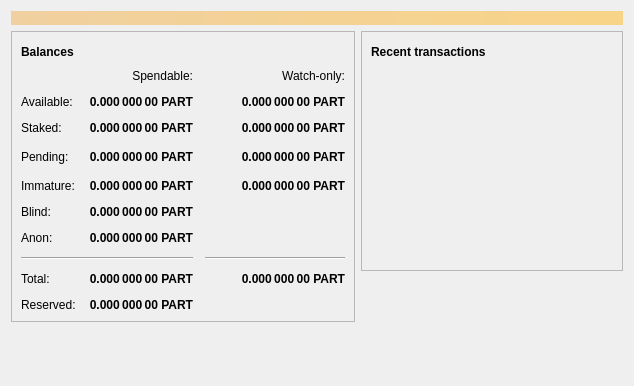
<?xml version="1.0" encoding="UTF-8"?>
<ui version="4.0">
 <class>OverviewPage</class>
 <widget class="QWidget" name="OverviewPage">
  <property name="geometry">
   <rect>
    <x>0</x>
    <y>0</y>
    <width>634</width>
    <height>386</height>
   </rect>
  </property>
  <property name="windowTitle">
   <string>Form</string>
  </property>
  <layout class="QVBoxLayout" name="topLayout">
   <item>
    <widget class="QLabel" name="labelAlerts">
     <property name="visible">
      <bool>false</bool>
     </property>
     <property name="styleSheet">
      <string notr="true">QLabel { background-color: qlineargradient(x1: 0, y1: 0, x2: 1, y2: 0, stop:0 #F0D0A0, stop:1 #F8D488); color:#000000; }</string>
     </property>
     <property name="wordWrap">
      <bool>true</bool>
     </property>
     <property name="margin">
      <number>3</number>
     </property>
     <property name="textInteractionFlags">
      <set>Qt::TextSelectableByMouse</set>
     </property>
    </widget>
   </item>
   <item>
    <layout class="QHBoxLayout" name="horizontalLayout" stretch="1,1">
     <item>
      <layout class="QVBoxLayout" name="verticalLayout_2">
       <item>
        <widget class="QFrame" name="frame">
         <property name="frameShape">
          <enum>QFrame::StyledPanel</enum>
         </property>
         <property name="frameShadow">
          <enum>QFrame::Raised</enum>
         </property>
         <layout class="QVBoxLayout" name="verticalLayout_4">
          <item>
           <layout class="QHBoxLayout" name="horizontalLayout_4">
            <item>
             <widget class="QLabel" name="label_5">
              <property name="font">
               <font>
                <weight>75</weight>
                <bold>true</bold>
               </font>
              </property>
              <property name="text">
               <string>Balances</string>
              </property>
             </widget>
            </item>
            <item>
             <widget class="QPushButton" name="labelWalletStatus">
              <property name="enabled">
               <bool>true</bool>
              </property>
              <property name="maximumSize">
               <size>
                <width>30</width>
                <height>16777215</height>
               </size>
              </property>
              <property name="toolTip">
               <string>The displayed information may be out of date. Your wallet automatically synchronizes with the Vpub network after a connection is established, but this process has not completed yet.</string>
              </property>
              <property name="text">
               <string/>
              </property>
              <property name="icon">
               <iconset>
                <normaloff>:/icons/warning</normaloff>
                <disabledoff>:/icons/warning</disabledoff>:/icons/warning</iconset>
              </property>
              <property name="iconSize">
               <size>
                <width>24</width>
                <height>24</height>
               </size>
              </property>
              <property name="flat">
               <bool>true</bool>
              </property>
             </widget>
            </item>
            <item>
             <spacer name="horizontalSpacer_3">
              <property name="orientation">
               <enum>Qt::Horizontal</enum>
              </property>
              <property name="sizeHint" stdset="0">
               <size>
                <width>40</width>
                <height>20</height>
               </size>
              </property>
             </spacer>
            </item>
           </layout>
          </item>
          <item>
           <layout class="QGridLayout" name="gridLayout">
            <property name="spacing">
             <number>12</number>
            </property>
            <item row="2" column="1">
             <widget class="QLabel" name="labelStaked">
              <property name="font">
               <font>
                <weight>75</weight>
                <bold>true</bold>
               </font>
              </property>
              <property name="cursor">
               <cursorShape>IBeamCursor</cursorShape>
              </property>
              <property name="toolTip">
               <string>Your current staked balance</string>
              </property>
              <property name="text">
               <string notr="true">0.000 000 00 PART</string>
              </property>
              <property name="alignment">
               <set>Qt::AlignRight|Qt::AlignTrailing|Qt::AlignVCenter</set>
              </property>
              <property name="textInteractionFlags">
               <set>Qt::LinksAccessibleByMouse|Qt::TextSelectableByKeyboard|Qt::TextSelectableByMouse</set>
              </property>
             </widget>
            </item>
            <item row="2" column="2">
             <widget class="QLabel" name="labelWatchStaked">
              <property name="font">
               <font>
                <weight>75</weight>
                <bold>true</bold>
               </font>
              </property>
              <property name="cursor">
               <cursorShape>IBeamCursor</cursorShape>
              </property>
              <property name="toolTip">
               <string>Your current watch-only staked balance</string>
              </property>
              <property name="text">
               <string notr="true">0.000 000 00 PART</string>
              </property>
              <property name="alignment">
               <set>Qt::AlignRight|Qt::AlignTrailing|Qt::AlignVCenter</set>
              </property>
              <property name="textInteractionFlags">
               <set>Qt::LinksAccessibleByMouse|Qt::TextSelectableByKeyboard|Qt::TextSelectableByMouse</set>
              </property>
             </widget>
            </item>
            <item row="4" column="2">
             <widget class="QLabel" name="labelWatchImmature">
              <property name="font">
               <font>
                <weight>75</weight>
                <bold>true</bold>
               </font>
              </property>
              <property name="cursor">
               <cursorShape>IBeamCursor</cursorShape>
              </property>
              <property name="toolTip">
               <string>Mined balance in watch-only addresses that has not yet matured</string>
              </property>
              <property name="text">
               <string notr="true">0.000 000 00 PART</string>
              </property>
              <property name="alignment">
               <set>Qt::AlignRight|Qt::AlignTrailing|Qt::AlignVCenter</set>
              </property>
              <property name="textInteractionFlags">
               <set>Qt::LinksAccessibleByMouse|Qt::TextSelectableByKeyboard|Qt::TextSelectableByMouse</set>
              </property>
             </widget>
            </item>
            <item row="3" column="3">
             <spacer name="horizontalSpacer_2">
              <property name="orientation">
               <enum>Qt::Horizontal</enum>
              </property>
              <property name="sizeHint" stdset="0">
               <size>
                <width>40</width>
                <height>20</height>
               </size>
              </property>
             </spacer>
            </item>
            <item row="4" column="1">
             <widget class="QLabel" name="labelImmature">
              <property name="font">
               <font>
                <weight>75</weight>
                <bold>true</bold>
               </font>
              </property>
              <property name="cursor">
               <cursorShape>IBeamCursor</cursorShape>
              </property>
              <property name="toolTip">
               <string>Mined balance that has not yet matured</string>
              </property>
              <property name="text">
               <string notr="true">0.000 000 00 PART</string>
              </property>
              <property name="alignment">
               <set>Qt::AlignRight|Qt::AlignTrailing|Qt::AlignVCenter</set>
              </property>
              <property name="textInteractionFlags">
               <set>Qt::LinksAccessibleByMouse|Qt::TextSelectableByKeyboard|Qt::TextSelectableByMouse</set>
              </property>
             </widget>
            </item>
            <item row="3" column="2">
             <widget class="QLabel" name="labelWatchPending">
              <property name="font">
               <font>
                <weight>75</weight>
                <bold>true</bold>
               </font>
              </property>
              <property name="cursor">
               <cursorShape>IBeamCursor</cursorShape>
              </property>
              <property name="toolTip">
               <string>Unconfirmed transactions to watch-only addresses</string>
              </property>
              <property name="text">
               <string notr="true">0.000 000 00 PART</string>
              </property>
              <property name="alignment">
               <set>Qt::AlignRight|Qt::AlignTrailing|Qt::AlignVCenter</set>
              </property>
              <property name="textInteractionFlags">
               <set>Qt::LinksAccessibleByMouse|Qt::TextSelectableByKeyboard|Qt::TextSelectableByMouse</set>
              </property>
             </widget>
            </item>
            <item row="3" column="1">
             <widget class="QLabel" name="labelUnconfirmed">
              <property name="font">
               <font>
                <weight>75</weight>
                <bold>true</bold>
               </font>
              </property>
              <property name="cursor">
               <cursorShape>IBeamCursor</cursorShape>
              </property>
              <property name="toolTip">
               <string>Total of transactions that have yet to be confirmed, and do not yet count toward the spendable balance</string>
              </property>
              <property name="text">
               <string notr="true">0.000 000 00 PART</string>
              </property>
              <property name="alignment">
               <set>Qt::AlignRight|Qt::AlignTrailing|Qt::AlignVCenter</set>
              </property>
              <property name="textInteractionFlags">
               <set>Qt::LinksAccessibleByMouse|Qt::TextSelectableByKeyboard|Qt::TextSelectableByMouse</set>
              </property>
             </widget>
            </item>
            <item row="2" column="0">
             <widget class="QLabel" name="labelStakedText">
              <property name="text">
               <string>Staked:</string>
              </property>
             </widget>
            </item>
            <item row="7" column="2">
             <widget class="Line" name="lineWatchBalance">
              <property name="sizePolicy">
               <sizepolicy hsizetype="Preferred" vsizetype="Fixed">
                <horstretch>0</horstretch>
                <verstretch>0</verstretch>
               </sizepolicy>
              </property>
              <property name="minimumSize">
               <size>
                <width>140</width>
                <height>0</height>
               </size>
              </property>
              <property name="orientation">
               <enum>Qt::Horizontal</enum>
              </property>
             </widget>
            </item>
            <item row="8" column="2">
             <widget class="QLabel" name="labelWatchTotal">
              <property name="font">
               <font>
                <weight>75</weight>
                <bold>true</bold>
               </font>
              </property>
              <property name="cursor">
               <cursorShape>IBeamCursor</cursorShape>
              </property>
              <property name="toolTip">
               <string>Current total balance in watch-only addresses</string>
              </property>
              <property name="text">
               <string notr="true">0.000 000 00 PART</string>
              </property>
              <property name="alignment">
               <set>Qt::AlignRight|Qt::AlignTrailing|Qt::AlignVCenter</set>
              </property>
              <property name="textInteractionFlags">
               <set>Qt::LinksAccessibleByMouse|Qt::TextSelectableByKeyboard|Qt::TextSelectableByMouse</set>
              </property>
             </widget>
            </item>
            <item row="8" column="0">
             <widget class="QLabel" name="labelTotalText">
              <property name="text">
               <string>Total:</string>
              </property>
             </widget>
            </item>
            <item row="8" column="1">
             <widget class="QLabel" name="labelTotal">
              <property name="font">
               <font>
                <weight>75</weight>
                <bold>true</bold>
               </font>
              </property>
              <property name="cursor">
               <cursorShape>IBeamCursor</cursorShape>
              </property>
              <property name="toolTip">
               <string>Your current total balance</string>
              </property>
              <property name="text">
               <string notr="true">0.000 000 00 PART</string>
              </property>
              <property name="alignment">
               <set>Qt::AlignRight|Qt::AlignTrailing|Qt::AlignVCenter</set>
              </property>
              <property name="textInteractionFlags">
               <set>Qt::LinksAccessibleByMouse|Qt::TextSelectableByKeyboard|Qt::TextSelectableByMouse</set>
              </property>
             </widget>
            </item>
            <item row="0" column="2">
             <widget class="QLabel" name="labelWatchonly">
              <property name="text">
               <string>Watch-only:</string>
              </property>
              <property name="alignment">
               <set>Qt::AlignRight|Qt::AlignTrailing|Qt::AlignVCenter</set>
              </property>
             </widget>
            </item>
            <item row="7" column="0" colspan="2">
             <widget class="Line" name="line">
              <property name="orientation">
               <enum>Qt::Horizontal</enum>
              </property>
             </widget>
            </item>
            <item row="1" column="0">
             <widget class="QLabel" name="labelBalanceText">
              <property name="text">
               <string>Available:</string>
              </property>
             </widget>
            </item>
            <item row="4" column="0">
             <widget class="QLabel" name="labelImmatureText">
              <property name="text">
               <string>Immature:</string>
              </property>
             </widget>
            </item>
            <item row="1" column="2">
             <widget class="QLabel" name="labelWatchAvailable">
              <property name="font">
               <font>
                <weight>75</weight>
                <bold>true</bold>
               </font>
              </property>
              <property name="cursor">
               <cursorShape>IBeamCursor</cursorShape>
              </property>
              <property name="toolTip">
               <string>Your current balance in watch-only addresses</string>
              </property>
              <property name="text">
               <string notr="true">0.000 000 00 PART</string>
              </property>
              <property name="alignment">
               <set>Qt::AlignRight|Qt::AlignTrailing|Qt::AlignVCenter</set>
              </property>
              <property name="textInteractionFlags">
               <set>Qt::LinksAccessibleByMouse|Qt::TextSelectableByKeyboard|Qt::TextSelectableByMouse</set>
              </property>
             </widget>
            </item>
            <item row="3" column="0">
             <widget class="QLabel" name="labelPendingText">
              <property name="text">
               <string>Pending:</string>
              </property>
             </widget>
            </item>
            <item row="0" column="1">
             <widget class="QLabel" name="labelSpendable">
              <property name="text">
               <string>Spendable:</string>
              </property>
              <property name="alignment">
               <set>Qt::AlignRight|Qt::AlignTrailing|Qt::AlignVCenter</set>
              </property>
             </widget>
            </item>
            <item row="5" column="0">
             <widget class="QLabel" name="labelBlindBalanceText">
              <property name="text">
               <string>Blind:</string>
              </property>
             </widget>
            </item>
            <item row="5" column="1">
             <widget class="QLabel" name="labelBlindBalance">
              <property name="font">
               <font>
                <weight>75</weight>
                <bold>true</bold>
               </font>
              </property>
              <property name="cursor">
               <cursorShape>IBeamCursor</cursorShape>
              </property>
              <property name="toolTip">
               <string>Your current spendable blinded balance</string>
              </property>
              <property name="text">
               <string notr="true">0.000 000 00 PART</string>
              </property>
              <property name="alignment">
               <set>Qt::AlignRight|Qt::AlignTrailing|Qt::AlignVCenter</set>
              </property>
              <property name="textInteractionFlags">
               <set>Qt::LinksAccessibleByMouse|Qt::TextSelectableByKeyboard|Qt::TextSelectableByMouse</set>
              </property>
             </widget>
            </item>
            <item row="6" column="0">
             <widget class="QLabel" name="labelAnonText">
              <property name="text">
               <string>Anon:</string>
              </property>
             </widget>
            </item>
            <item row="6" column="1">
             <widget class="QLabel" name="labelAnonBalance">
              <property name="font">
               <font>
                <weight>75</weight>
                <bold>true</bold>
               </font>
              </property>
              <property name="cursor">
               <cursorShape>IBeamCursor</cursorShape>
              </property>
              <property name="toolTip">
               <string>Your current spendable anon balance</string>
              </property>
              <property name="text">
               <string notr="true">0.000 000 00 PART</string>
              </property>
              <property name="alignment">
               <set>Qt::AlignRight|Qt::AlignTrailing|Qt::AlignVCenter</set>
              </property>
              <property name="textInteractionFlags">
               <set>Qt::LinksAccessibleByMouse|Qt::TextSelectableByKeyboard|Qt::TextSelectableByMouse</set>
              </property>
             </widget>
            </item>
            <item row="1" column="1">
             <widget class="QLabel" name="labelBalance">
              <property name="font">
               <font>
                <weight>75</weight>
                <bold>true</bold>
               </font>
              </property>
              <property name="cursor">
               <cursorShape>IBeamCursor</cursorShape>
              </property>
              <property name="toolTip">
               <string>Your current spendable balance</string>
              </property>
              <property name="text">
               <string notr="true">0.000 000 00 PART</string>
              </property>
              <property name="alignment">
               <set>Qt::AlignRight|Qt::AlignTrailing|Qt::AlignVCenter</set>
              </property>
              <property name="textInteractionFlags">
               <set>Qt::LinksAccessibleByMouse|Qt::TextSelectableByKeyboard|Qt::TextSelectableByMouse</set>
              </property>
             </widget>
            </item>
            <item row="9" column="0">
             <widget class="QLabel" name="labelReservedText">
              <property name="text">
               <string>Reserved:</string>
              </property>
             </widget>
            </item>
            <item row="9" column="1">
             <widget class="QLabel" name="labelReserved">
              <property name="font">
               <font>
                <weight>75</weight>
                <bold>true</bold>
               </font>
              </property>
              <property name="cursor">
               <cursorShape>IBeamCursor</cursorShape>
              </property>
              <property name="toolTip">
               <string>Your current spendable balance</string>
              </property>
              <property name="text">
               <string notr="true">0.000 000 00 PART</string>
              </property>
              <property name="alignment">
               <set>Qt::AlignRight|Qt::AlignTrailing|Qt::AlignVCenter</set>
              </property>
              <property name="textInteractionFlags">
               <set>Qt::LinksAccessibleByMouse|Qt::TextSelectableByKeyboard|Qt::TextSelectableByMouse</set>
              </property>
             </widget>
            </item>
           </layout>
          </item>
         </layout>
        </widget>
       </item>
       <item>
        <spacer name="verticalSpacer">
         <property name="orientation">
          <enum>Qt::Vertical</enum>
         </property>
         <property name="sizeHint" stdset="0">
          <size>
           <width>20</width>
           <height>40</height>
          </size>
         </property>
        </spacer>
       </item>
      </layout>
     </item>
     <item>
      <layout class="QVBoxLayout" name="verticalLayout_3">
       <item>
        <widget class="QFrame" name="frame_2">
         <property name="frameShape">
          <enum>QFrame::StyledPanel</enum>
         </property>
         <property name="frameShadow">
          <enum>QFrame::Raised</enum>
         </property>
         <layout class="QVBoxLayout" name="verticalLayout">
          <item>
           <layout class="QHBoxLayout" name="horizontalLayout_2">
            <item>
             <widget class="QLabel" name="label_4">
              <property name="font">
               <font>
                <weight>75</weight>
                <bold>true</bold>
               </font>
              </property>
              <property name="text">
               <string>Recent transactions</string>
              </property>
             </widget>
            </item>
            <item>
             <widget class="QPushButton" name="labelTransactionsStatus">
              <property name="enabled">
               <bool>true</bool>
              </property>
              <property name="maximumSize">
               <size>
                <width>30</width>
                <height>16777215</height>
               </size>
              </property>
              <property name="toolTip">
               <string>The displayed information may be out of date. Your wallet automatically synchronizes with the Vpub network after a connection is established, but this process has not completed yet.</string>
              </property>
              <property name="text">
               <string/>
              </property>
              <property name="icon">
               <iconset>
                <normaloff>:/icons/warning</normaloff>
                <disabledoff>:/icons/warning</disabledoff>:/icons/warning</iconset>
              </property>
              <property name="iconSize">
               <size>
                <width>24</width>
                <height>24</height>
               </size>
              </property>
              <property name="flat">
               <bool>true</bool>
              </property>
             </widget>
            </item>
            <item>
             <spacer name="horizontalSpacer">
              <property name="orientation">
               <enum>Qt::Horizontal</enum>
              </property>
              <property name="sizeHint" stdset="0">
               <size>
                <width>40</width>
                <height>20</height>
               </size>
              </property>
             </spacer>
            </item>
           </layout>
          </item>
          <item>
           <widget class="QListView" name="listTransactions">
            <property name="styleSheet">
             <string notr="true">QListView { background: transparent; }</string>
            </property>
            <property name="frameShape">
             <enum>QFrame::NoFrame</enum>
            </property>
            <property name="verticalScrollBarPolicy">
             <enum>Qt::ScrollBarAlwaysOff</enum>
            </property>
            <property name="horizontalScrollBarPolicy">
             <enum>Qt::ScrollBarAlwaysOff</enum>
            </property>
            <property name="selectionMode">
             <enum>QAbstractItemView::NoSelection</enum>
            </property>
           </widget>
          </item>
         </layout>
        </widget>
       </item>
       <item>
        <spacer name="verticalSpacer_2">
         <property name="orientation">
          <enum>Qt::Vertical</enum>
         </property>
         <property name="sizeHint" stdset="0">
          <size>
           <width>20</width>
           <height>40</height>
          </size>
         </property>
        </spacer>
       </item>
      </layout>
     </item>
    </layout>
   </item>
  </layout>
 </widget>
 <resources/>
 <connections/>
</ui>
